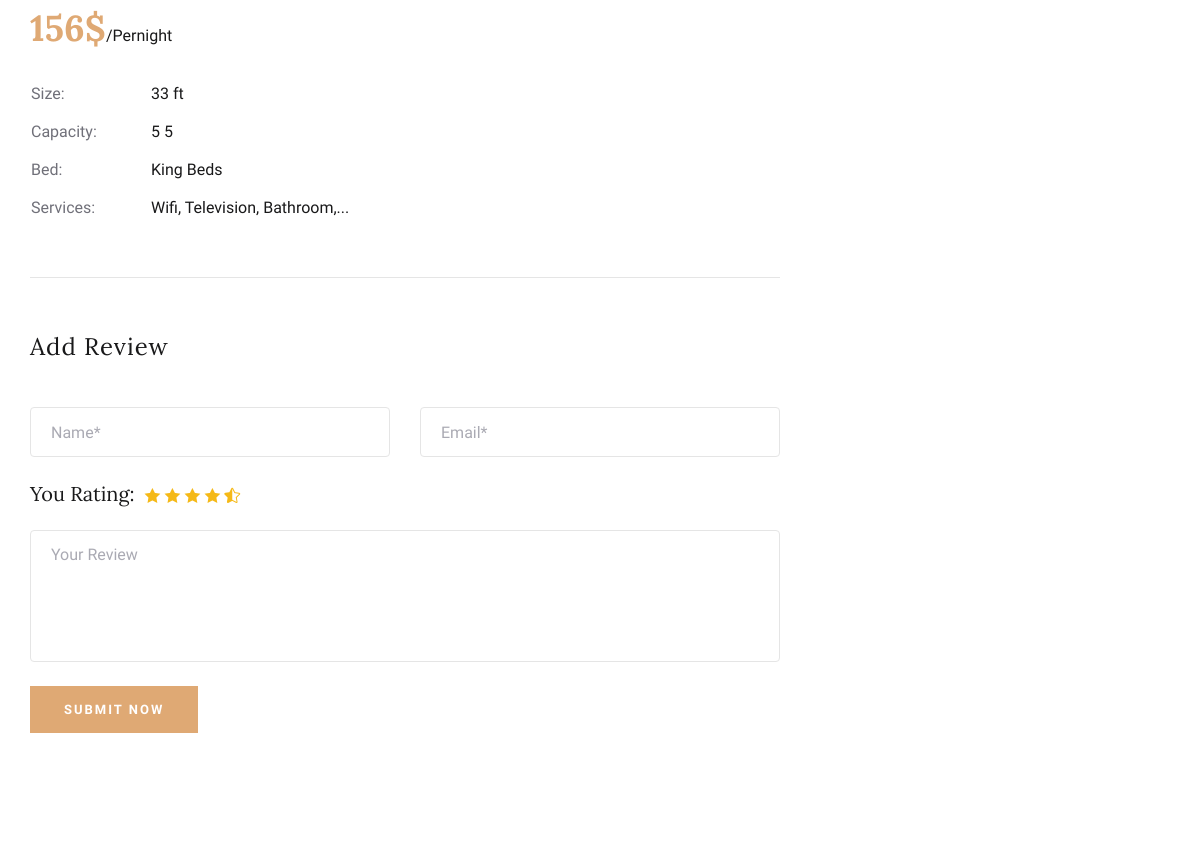
The app's page /room_detail/1/ (middle part), older data.
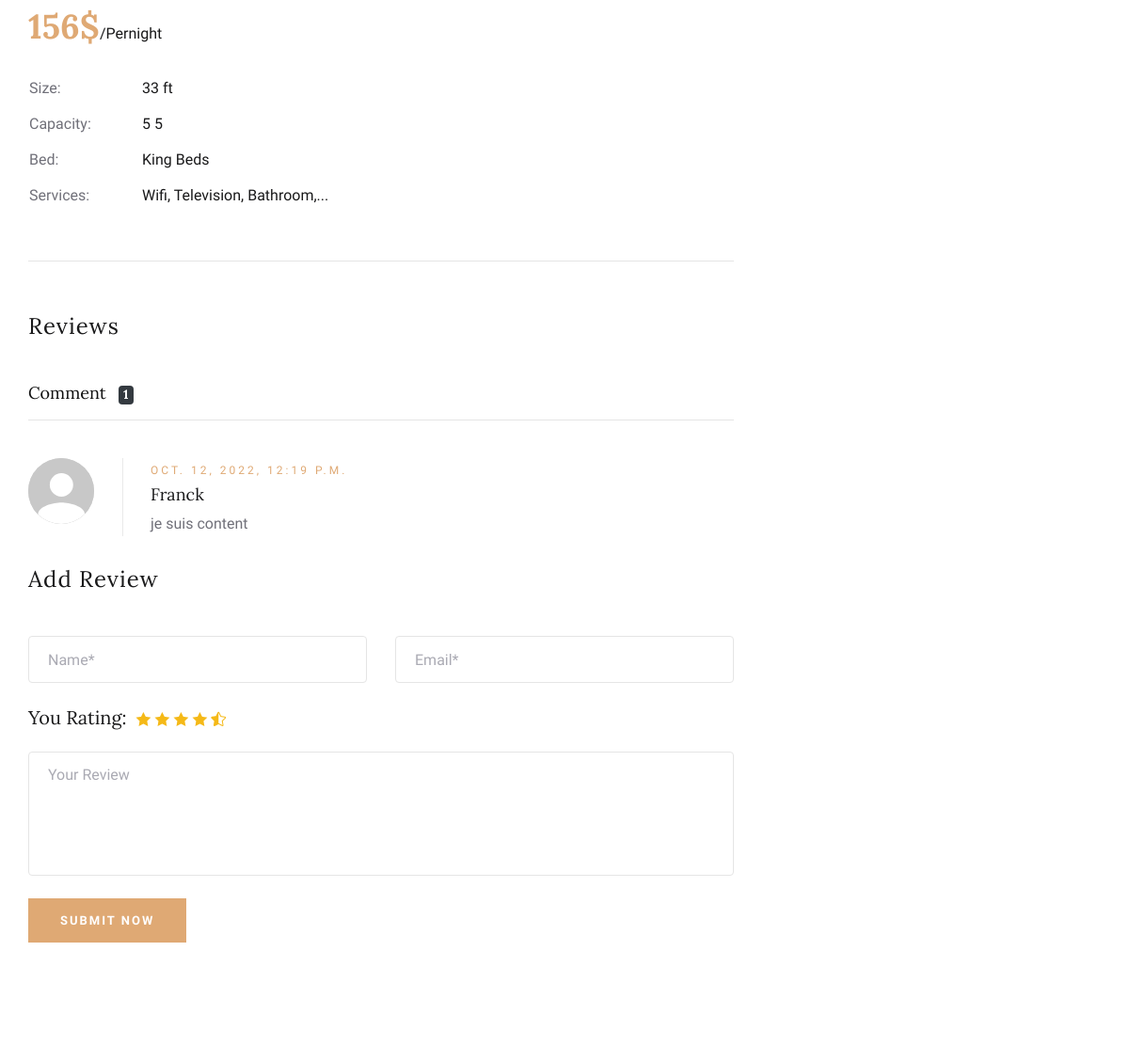
The same page, newer data.
### app_hotel/models.py (models this page shows, shortened)
class Comment(models.Model):
    name = models.CharField(max_length=50)
    email = models.EmailField(max_length=100)
    content = models.TextField()
    room_blog = models.ForeignKey(Room_Blog_Absact, on_delete=models.CASCADE)
    created = models.DateTimeField(auto_now_add=True)
    class Meta:
        ordering = ('-created','name','email')

### app_hotel/views.py (the view, shortened to what this page needs)
# urls.py: path('room_detail/<pk>/', RoomView.as_view(), name='room_detail'),
class RoomView(DetailView):
    model = Room
    template_name = "hotel/room-details.html"
    def get_context_data(self, **kwargs):
        context = super().get_context_data(**kwargs)
        pk = self.kwargs["pk"]
        form = CommentForm()
        post_room = get_object_or_404(Room, pk=pk)
        comments = post_room.comment_set.all()
        reservation = Reservation.objects.all()
        context['post_room'] = post_room
        context['comments'] = comments
        context['form'] = form
        context['reservation'] = reservation
        return context

### app_hotel/form.py
class CommentForm(forms.ModelForm):
    class Meta:
        model = Comment
        fields = ('name', 'email', 'content')

### app_hotel/templates/hotel/room-details.html (shortened to what the changed rows need)
{% extends 'partials/layout/base.html' %}
{% load static %}
{% block content %}
<section class="room-details-section spad">
    <div class="container">
        <div class="row">
            <div class="col-lg-8">
                <div class="room-details-item">
                    <div class="rd-text">
                        <h2>{{post_room.price}}$<span>/Pernight</span></h2>
                    </div>
                </div>
                <div class="rd-reviews">
                    {% if comments %}
                    <h4>Reviews</h4>
                       <h5> Comment{{ comments.count|pluralize }}
                        <span class="badge badge-dark ml-2">{{ comments.count }}</span></h5>
                        <hr>
                        <br>
                    {% endif %}
                    {% for comment in comments %}
                    <div class="review-item">
                        <div class="ri-pic">
                            <img src="{% static 'img/avatar.svg' %}" alt="">
                        </div>
                        <div class="ri-text">
                            <span>{{ comment.created }}</span>
                            <h5>{{ comment.name }}</h5>
                            <p>{{ comment.content }}</p>
                        </div>
                    </div>
                    {% endfor %}
                <div class="review-add">
                    <h4>Add Review</h4>
                    <form  class="ra-form" method="POST">
                    </form>
                </div>
            </div>
        </div>
        </div>
    </div>
</section>
{%endblock%}

Row changes from the older to the newer data that the page shows:
added Comment: created "OCT. 12, 2022, 12:19 P.M.", name "Franck", content "je suis content"
Text that changed along with them:
{{ comments.count }}: (not shown) → "1"
text now shown: "Reviews Comment"
